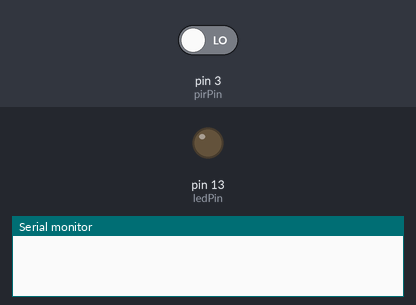
A sketch run on a simulated Arduino Uno, built with avr-gcc and run on an emulated ATmega328P. On the bench: output pins drawn as LEDs (lit = HIGH), the last lines printed to the serial monitor. The inputs (shaded band) are chosen by the test bench; at power-on: pin 3 (pirPin) LOW.

Above: at 11.2 s.
11.3 s: pin 3 (pirPin) driven HIGH
At 12.3 s:
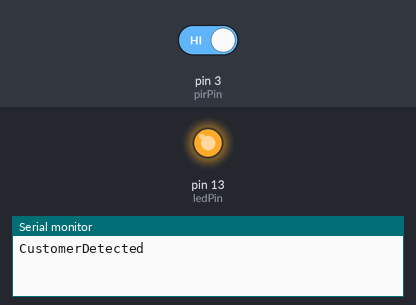
12.8 s: pin 3 (pirPin) driven LOW
At 13.5 s:
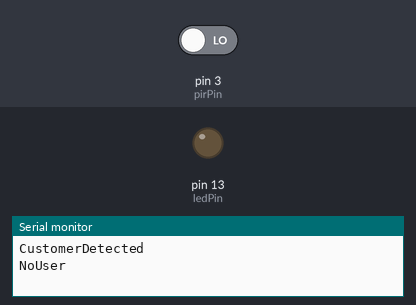
Timing chart, 0 to 15.8 s (numbered marks = the images above; inputs shaded):
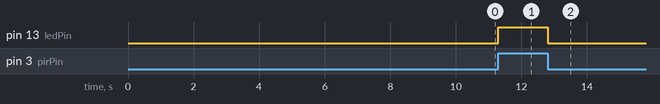

Measured:
- after the input at 11.3 s, pin 13 (ledPin): LOW → HIGH at once
- after the input at 12.8 s, pin 13 (ledPin): HIGH → LOW at once

The sketch:

sketch_jul14a.ino
```cpp
int calibrationTime = 10;
long unsigned int lowIn;
long unsigned int pause = 000;
boolean lockLow = true;
boolean takeLowTime;
int pirPin = 3;
int ledPin = 13;

void setup(){
Serial.begin(9600);
pinMode(pirPin, INPUT);
pinMode(ledPin, OUTPUT);
digitalWrite(pirPin, LOW);
for(int i = 0; i < calibrationTime; i++){
delay(1000);
}
delay(50);
}

void loop(){
if(digitalRead(pirPin) == HIGH){
digitalWrite(ledPin, HIGH);
if(lockLow){
lockLow = false;
Serial.println("CustomerDetected");
delay(50);
}
takeLowTime = true;
}
if(digitalRead(pirPin) == LOW){
digitalWrite(ledPin, LOW);
if(takeLowTime){
lowIn = millis();
takeLowTime = false;
}

if(!lockLow && millis() - lowIn > 0){
lockLow = true;
Serial.println("NoUser");
delay(50);
}
}
}
```
